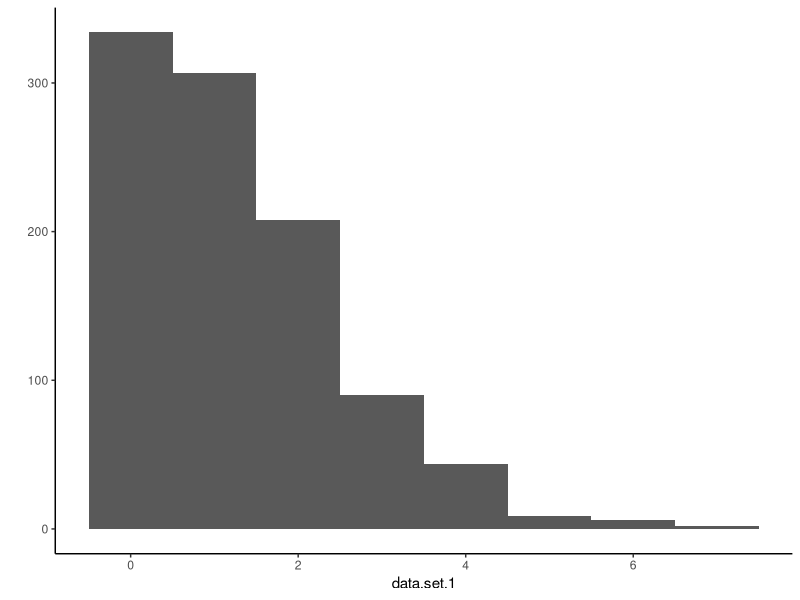
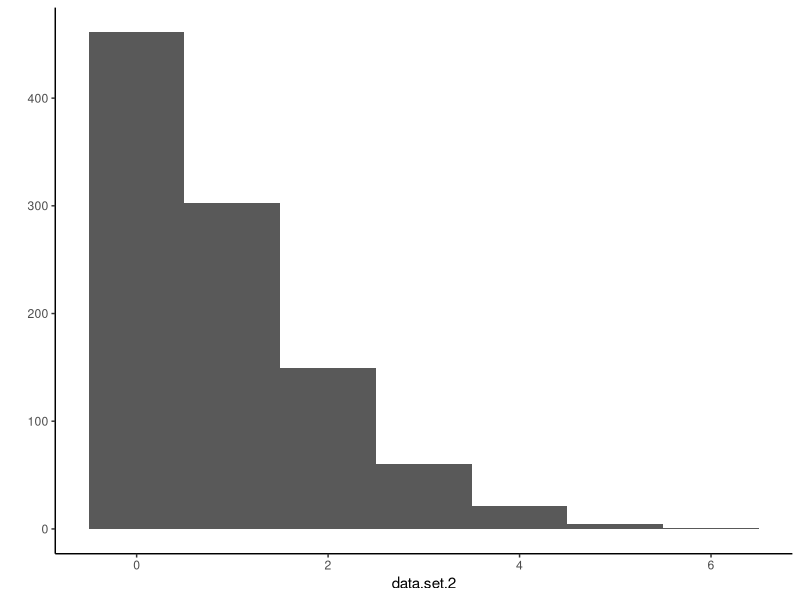
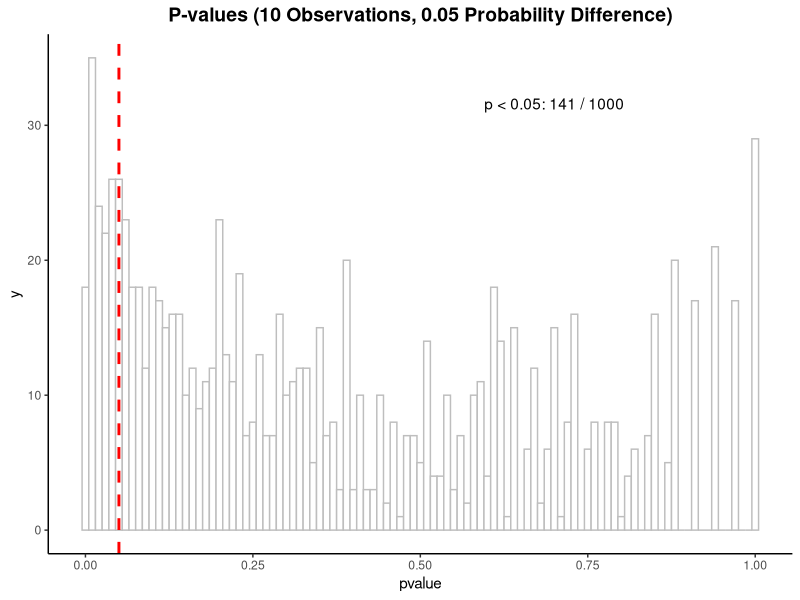
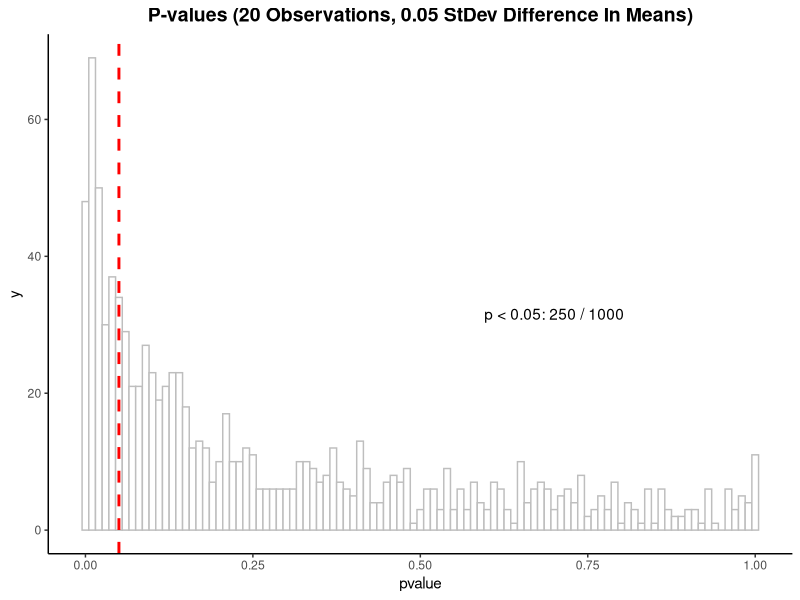

Write R code to recreate these figures, in order.
## ---- chunk 1
# Do not change any options in this setup block

knitr::opts_chunk$set(echo = TRUE, error=TRUE)

# Import libraries
require(MASS)
require(ggplot2)

ggplot2::theme_set(theme_classic())
calc.prob <- function(fitdistr.result) {fitdistr.result$estimate['size']/(fitdistr.result$estimate['size']+fitdistr.result$estimate['mu'])}

## ---- chunk 2

data.set.1 <- rnbinom(1000, prob = 0.8, size = 5)
data.set.2 <- rnbinom(1000, prob = 0.85, size = 5)

## ---- chunk 3
qplot(data.set.1, geom="histogram", binwidth=1) 
qplot(data.set.2, geom="histogram", binwidth=1) 
## ---- chunk 4
t.test(data.set.1, data.set.2)
## ---- chunk 5
fitter.function <- function(data.set, dist.name = "negative binomial", add.prob=T) {
  fit.params <- MASS::fitdistr(data.set, dist.name)
  if (add.prob) {fit.params$estimate['p'] <- calc.prob(fit.params)}
  return(fit.params)
}

nbinom.fit <- list()
nbinom.fit$data.1 <- fitter.function(data.set.1)
nbinom.fit$data.2 <- fitter.function(data.set.2)
print(nbinom.fit$data.1)
print(nbinom.fit$data.2)
## ---- chunk 6
test.vals <- wilcox.test(data.set.1, data.set.2)
test.vals
## ---- chunk 7
data.set.1 <- rnbinom(10, prob = 0.8, size = 5)
data.set.2 <- rnbinom(10, prob = 0.85, size = 5)
## ---- chunk 8
test.vals <- wilcox.test(data.set.1, data.set.2)
test.vals
## ---- chunk 9

# Make a function that tests normal data num.t times
# The number of observations per sampling is num.0
# The means of these normal distributions are different
# The standard deviation is the same though

run.wilcox.function <- function(num.t, num.o, prob.1=0.8, prob.2=0.85, size=10) {
  print(paste0("Probability 1: ", prob.1, "; Probability 2: ", prob.2))
  
  test.vals <- NULL
  for (i in 1:num.t) {
    loop.set.1 <- rnbinom(num.o, size=size, prob = prob.1)
    loop.set.2 <- rnbinom(num.o, size=size, prob = prob.2)
    loop.vals <- suppressWarnings(wilcox.test(loop.set.1, loop.set.2))
    test.vals <- rbind(test.vals,
                       data.frame(pvalue=loop.vals$p.value, 
                                  diff=0.5, n=10))
  }
  return(test.vals)
}

n.tests <- 1000
n.observations <- 10
prob.diff <- 0.05

n10.diff0.5 <- run.wilcox.function(n.tests, n.observations, prob.1 = 0.8, prob.2 = 0.85)

plot.title <- paste0("P-values (", toString(n.observations),
                     " Observations, ", toString(prob.diff),
                     " Probability Difference)")
sig.by.test <- sum(n10.diff0.5$pvalue < 0.05)

ggplot(n10.diff0.5, aes(x=pvalue)) +
  theme_classic() + 
  labs(title=plot.title) +
  theme(plot.title = element_text(hjust=0.5, size=14, face="bold")) +
  geom_histogram(binwidth = 0.01, color="grey", fill="white") +
  geom_vline(xintercept = 0.05, color = "red", linetype = 'dashed', size=1) +
  annotate("text", label=paste("p < 0.05:", toString(sig.by.test), "/",
                               toString(n.tests)), x=0.7, y=sqrt(n.tests))
## ---- chunk 10

n.observations <- 20
n20.diff0.5 <- run.wilcox.function(n.tests, n.observations,  prob.1 = 0.8, prob.2 = 0.85)

plot.title <- paste0("P-values (", toString(n.observations),
                     " Observations, ", toString(prob.diff),
                     " StDev Difference In Means)")
sig.by.test <- sum(n20.diff0.5$pvalue < 0.05)

ggplot(n20.diff0.5, aes(x=pvalue)) +
  theme_classic() + 
  labs(title=plot.title) +
  theme(plot.title = element_text(hjust=0.5, size=14, face="bold")) +
  geom_histogram(binwidth = 0.01, color="grey", fill="white") +
  geom_vline(xintercept = 0.05, color = "red", linetype = 'dashed', size=1) +
  annotate("text", label=paste("p < 0.05:", toString(sig.by.test), "/",
                               toString(n.tests)), x=0.7, y=sqrt(n.tests))
